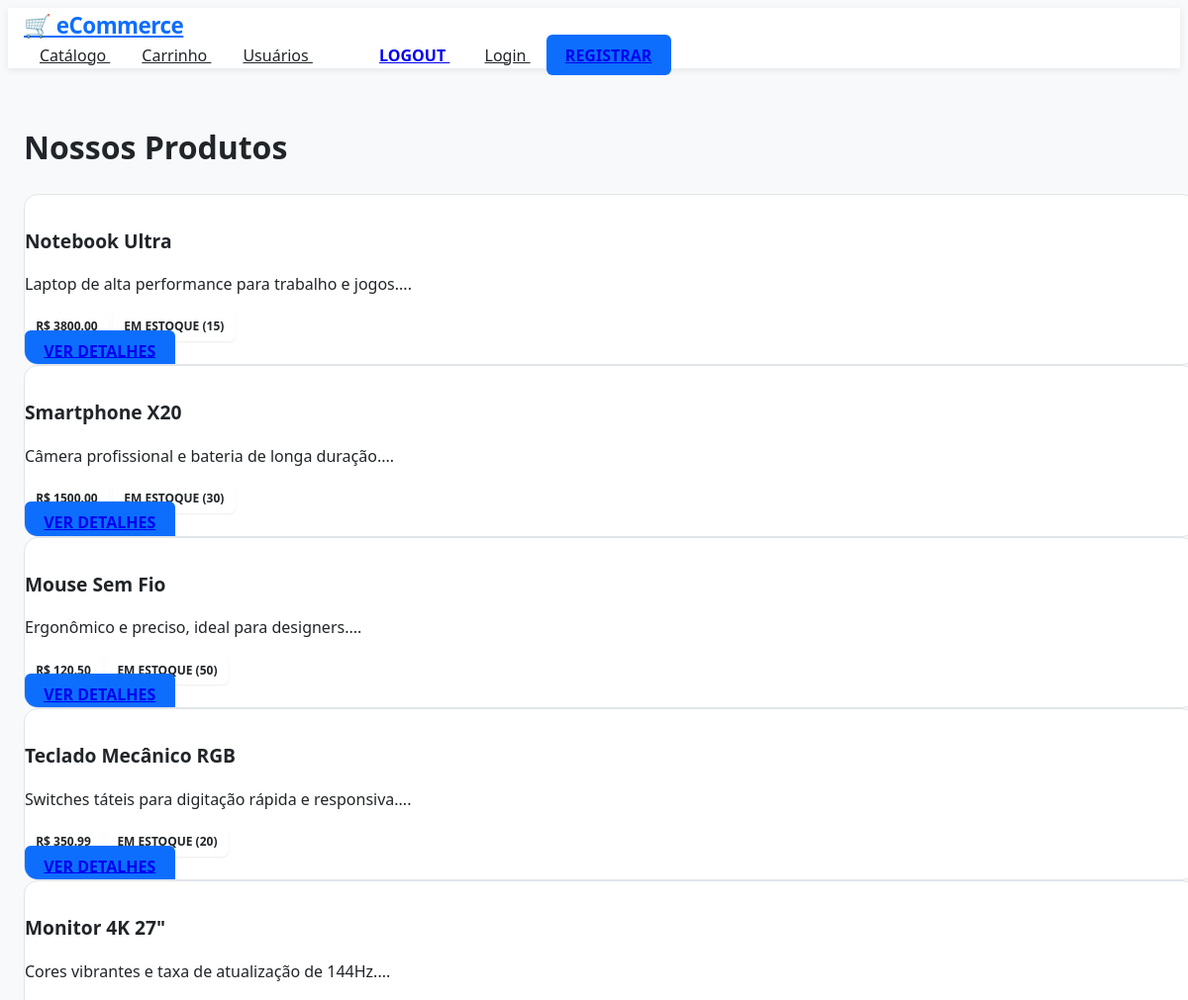
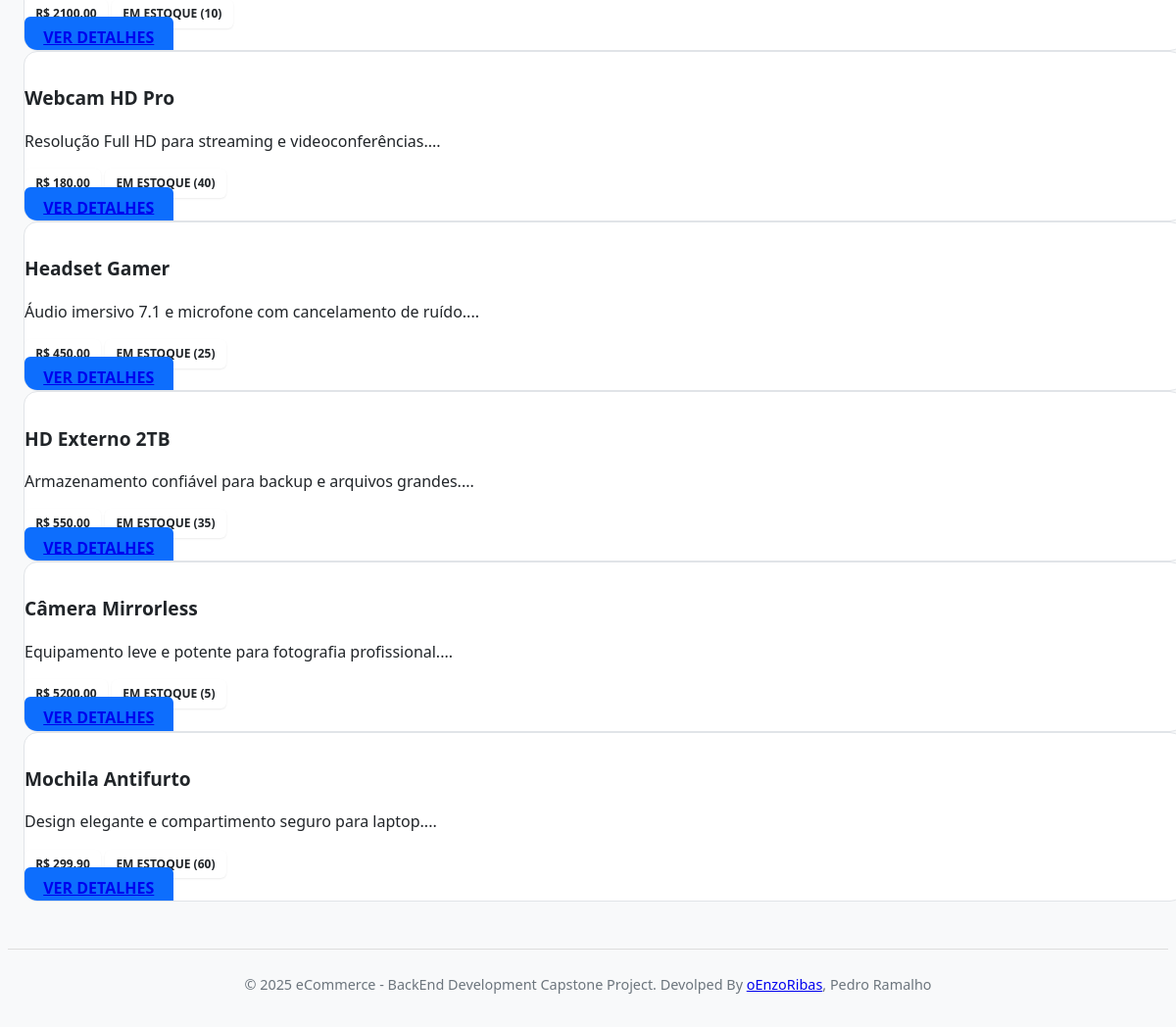
/produtos/, run on the app's committed database (2 pictures, top to bottom).
### eCommerce/models/produto_model.py (models this page shows, shortened)
class Produto(db.Model):
    __tablename__ = 'produtos'
    id = Column(Integer, primary_key=True, autoincrement=True, nullable=False)
    nome = Column(String(256), nullable=False)
    descricao = Column(String(256))
    preco = Column(db.Numeric(10,2), nullable=False)
    estoque = Column(Integer, nullable=False, default=0)

### eCommerce/routes/produtos.py (the view)
@produtos_bp.route('/')
def listar():
    page = request.args.get('page', 1, type=int)
    produtos = Produto.query.paginate(page=page, per_page=10)
    return render_template('produtos/listar.html', produtos=produtos)

### eCommerce/templates/produtos/listar.html (shortened to what this page needs)
{% extends "base.html" %}
{% block content %}
<div class="row mb-4">
    <div class="col-md-8">
        <h1>Nossos Produtos</h1>
    </div>
</div>
{% if produtos.items %}
<div class="row">
    {% for produto in produtos.items %}
    <div class="col-md-6 col-lg-4 mb-4">
        <div class="card h-100 shadow-sm">
            <div class="card-body">
                <h5 class="card-title">{{ produto.nome }}</h5>
                <p class="card-text text-muted">{{ produto.descricao[:100] if produto.descricao else 'Sem descrição'
                    }}...</p>
                <div class="mb-3">
                    <span class="badge bg-primary">R$ {{ "%.2f"|format(produto.preco) }}</span>
                    {% if produto.estoque > 0 %}
                    <span class="badge bg-success">Em Estoque ({{ produto.estoque }})</span>
                    {% else %}
                    <span class="badge bg-danger">Fora de Estoque</span>
                    {% endif %}
                </div>
            </div>
            <div class="card-footer bg-white">
                <a href="{{ url_for('produtos.detalhes', produto_id=produto.id) }}"
                    class="btn btn-primary btn-sm w-100">
                    Ver Detalhes
                </a>
            </div>
        </div>
    </div>
    {% endfor %}
</div>
{% else %}
<div class="alert alert-info text-center">
    <h4>Nenhum produto disponível no momento</h4>
    <p>Volte mais tarde para conferir nossas ofertas!</p>
</div>
{% endif %}
{% endblock %}

### eCommerce/templates/base.html (shortened to what this page needs)
<!DOCTYPE html>
<html lang="pt-br">
<head>
    <link rel="stylesheet" href="{{ url_for('static', filename='css/style.css') }}">
</head>
<body>
    {% include 'includes/nav.html'%}
    <main class="container mt-5">
        {% block content %}
        {% endblock %}
    </main>
    <footer class="text-center py-3 mt-5">
        &copy; 2025 eCommerce - BackEnd Development Capstone Project. Devolped By <a
            href="https://github.com/oEnzoRibas">oEnzoRibas</a>, Pedro Ramalho
    </footer>
</body>
</html>

### eCommerce/templates/includes/nav.html (shortened to what this page needs)
<header>
    <nav class="navbar navbar-expand-lg navbar-light bg-light">
        <div class="container">
            <a class="navbar-brand" href="{{ url_for('index.index') }}">
                🛒 eCommerce
            </a>
            <div class="navbar-nav d-flex align-items-center justify-content-center w-100">
                <a class="nav-link me-3" href="{{ url_for('produtos.listar') }}">
                    Catálogo
                </a>
                <a class="nav-link me-3" href="{{ url_for('carrinho.visualizar') }}">
                    Carrinho
                </a>
                <a class="nav-link fw-bold text-danger me-3" href="{{ url_for('cliente.listar_usuarios') }}">
                     Usuários
                </a>
                <a class="nav-link text-primary me-3" href="{{ url_for('cliente.perfil') }}">
                </a>
                <a class="btn btn-secondary btn-sm me-3" href="{{ url_for('auth.logout') }}">
                    Logout
                </a>
                <a class="nav-link me-3" href="{{ url_for('auth.login') }}">
                    Login
                </a>
                <a class="btn btn-primary btn-sm ms-2" href="{{ url_for('auth.registrar') }}">
                    Registrar
                </a>
            </div>
        </div>
    </nav>
</header>

### eCommerce/static/css/style.css (style rules this page uses)
:root { --primary-color: #0d6efd; --primary-hover: #0b5ed7; --secondary-color: #6c757d; --success-color: #198754; --danger-color: #dc3545; --warning-color: #ffc107; --info-color: #0dcaf0; --dark-color: #212529; --light-color: #f8f9fa; --radius-sm: 6px; --radius-md: 10px; --radius-lg: 14px; --font-sans: 'Segoe UI', Tahoma, Geneva, Verdana, sans-serif; }
body { font-family: var(--font-sans); background-color: var(--light-color); color: var(--dark-color); line-height: 1.6; }
.container { width: 100%; max-width: 1200px; margin: 0 auto; padding-inline: 1rem; }
main { min-height: calc(100vh - 160px); padding-top: 2rem; }
h1, h2, h3 { color: var(--dark-color); font-weight: 600; }
.navbar { background: #fff !important; box-shadow: 0 2px 8px rgba(0, 0, 0, 0.08); position: sticky; top: 0; z-index: 1000; }
.navbar-brand { font-size: 1.4rem; font-weight: 700; color: var(--primary-color) !important; letter-spacing: -0.5px; }
.nav-link { color: var(--dark-color) !important; padding: 0.5rem 1rem; transition: 0.2s ease; }
.card { border: 1px solid #e1e4e8; border-radius: var(--radius-lg); overflow: hidden; background: #fff; transition: 0.3s ease; position: relative; animation: fadeIn 0.4s ease; }
.card-title { font-size: 1.2rem; margin-bottom: 0.3rem; }
.btn { border-radius: var(--radius-sm); font-weight: 600; padding: 0.6rem 1.2rem; text-transform: uppercase; transition: 0.2s ease; }
.btn-primary { background-color: var(--primary-color); border-color: var(--primary-color); }
.badge { padding: 0.4rem 0.7rem; font-weight: 700; border-radius: var(--radius-sm); font-size: 0.75rem; text-transform: uppercase; box-shadow: 0 1px 2px rgba(0,0,0,0.08); }
footer { margin-top: 3rem; border-top: 1px solid #ddd; padding: 1.5rem 0; text-align: center; color: var(--secondary-color); font-size: 0.9rem; }

### data on the page
Produto: nome "Notebook Ultra", descricao "Laptop de alta performance para trabalho e jogos.", preco "3800.00", estoque "15"
Produto: nome "Smartphone X20", descricao "Câmera profissional e bateria de longa duração.", preco "1500.00", estoque "30"
Produto: nome "Mouse Sem Fio", descricao "Ergonômico e preciso, ideal para designers.", preco "120.50", estoque "50"
Produto: nome "Teclado Mecânico RGB", descricao "Switches táteis para digitação rápida e responsiva.", preco "350.99", estoque "20"
Produto: nome "Monitor 4K 27\"", descricao "Cores vibrantes e taxa de atualização de 144Hz.", preco "2100.00", estoque "10"
Produto: nome "Webcam HD Pro", descricao "Resolução Full HD para streaming e videoconferências.", preco "180.00", estoque "40"
Produto: nome "Headset Gamer", descricao "Áudio imersivo 7.1 e microfone com cancelamento de ruído.", preco "450.00", estoque "25"
Produto: nome "HD Externo 2TB", descricao "Armazenamento confiável para backup e arquivos grandes.", preco "550.00", estoque "35"
Produto: nome "Câmera Mirrorless", descricao "Equipamento leve e potente para fotografia profissional.", preco "5200.00", estoque "5"
Produto: nome "Mochila Antifurto", descricao "Design elegante e compartimento seguro para laptop.", preco "299.90", estoque "60"
